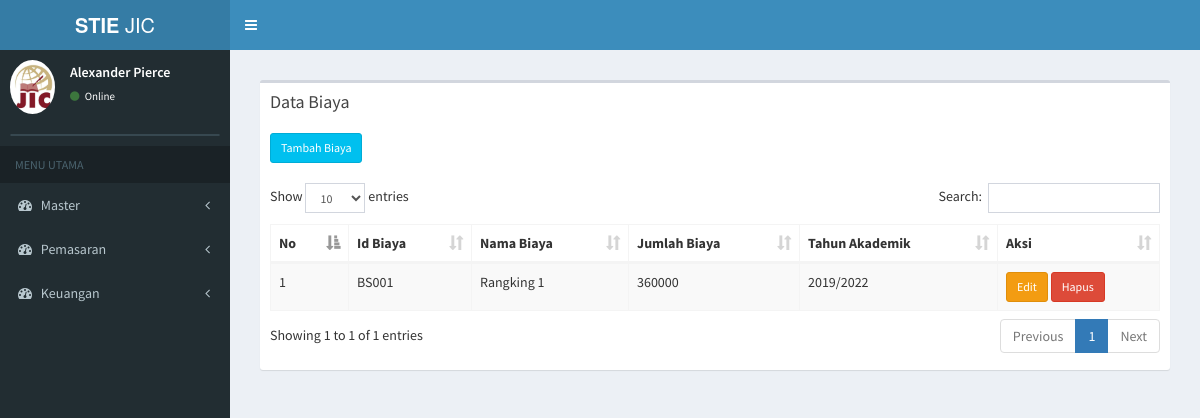
The app's page /index.php/master_biaya_sekolah with its own data.
### tables this page shows
CREATE TABLE `tb_biaya` (
  `id_biaya` varchar(6) NOT NULL,
  `nama_biaya` varchar(25) NOT NULL,
  `jumlah_biaya` int(10) NOT NULL,
  `periode` varchar(10) NOT NULL
);

### application/controllers/master_biaya_sekolah.php (called while the page is built, shortened)
<?php
class Master_biaya_sekolah extends CI_Controller {
	public function __construct()
	{
		$this->load->model('biaya_sekolah_model');
	}
	public function index(){
				$data['data_biaya'] = $this->biaya_sekolah_model->data_biaya();
				$data['main_view'] = 'Biaya_sekolah/master_biaya_sekolah_view';
				$this->load->view('template', $data);
	}
}

### index.php (called while the page is built, shortened)
<?php
require_once BASEPATH.'core/CodeIgniter.php';

### application/models/biaya_sekolah_model.php (called while the page is built, shortened)
<?php
class Biaya_sekolah_model extends CI_Model {
	public function data_biaya(){
		return $this->db->get('tb_biaya')->result();
	}
}

### application/views/Biaya_sekolah/master_biaya_sekolah_view.php (the view, shortened to what this page needs)
<section class="content">
      <div class="row">
        <div class="col-xs-12">
          <div class="box">
            <div class="box-header">
              <h3 class="box-title">Data Biaya</h3>
            </div>
            <div class="box-body">
              <table id="example1" class="table table-bordered table-striped">
              <a href="<?php echo base_url() ?>master_biaya_sekolah/page_tambah_biaya_sekolah" class="btn btn-info btn-sm" > Tambah Biaya</a> <br> <br>
                <thead>
                <tr>
                  <th>No</th>
                  <th>Id Biaya</th>
                  <th>Nama Biaya</th>
                  <th>Jumlah Biaya</th>
                  <th>Tahun Akademik</th>
                  <th>Aksi</th>
                </tr>
                </thead>
                <tbody>
                <?php
                $no = 0;
                $alert = "'Apakah anda yakin mengapus data ini ?'";
                foreach ($data_biaya as $data) {
                  echo '
                <tr>
                  <td>'.++$no.'</td>
                  <td>'.$data->id_biaya.'
                  </td>
                  <td>'.$data->nama_biaya.'</td>
                  <td>'.$data->jumlah_biaya.'</td>
                  <td>'.$data->periode.'</td>
                  <td>
                      <a href="'.base_url('master_biaya_sekolah/edit_biaya_sekolah/'.$data->id_biaya).'" class="btn btn-warning btn-sm" >Edit </a>
                      <a href="'.base_url('master_biaya_sekolah/hapus_biaya_sekolah/'.$data->id_biaya).'" class="btn btn-danger btn-sm" onclick="return confirm('.$alert.')">Hapus</a>
                  </td>
                </tr>
                ';
              }
              ?>
                </tbody>
              </table>
            </div>
          </div>
        </div>
      </div>
    </section>

### records on screen
tb_biaya: id_biaya "BS001", nama_biaya "Rangking 1", jumlah_biaya "360000", periode "2019/2022"
